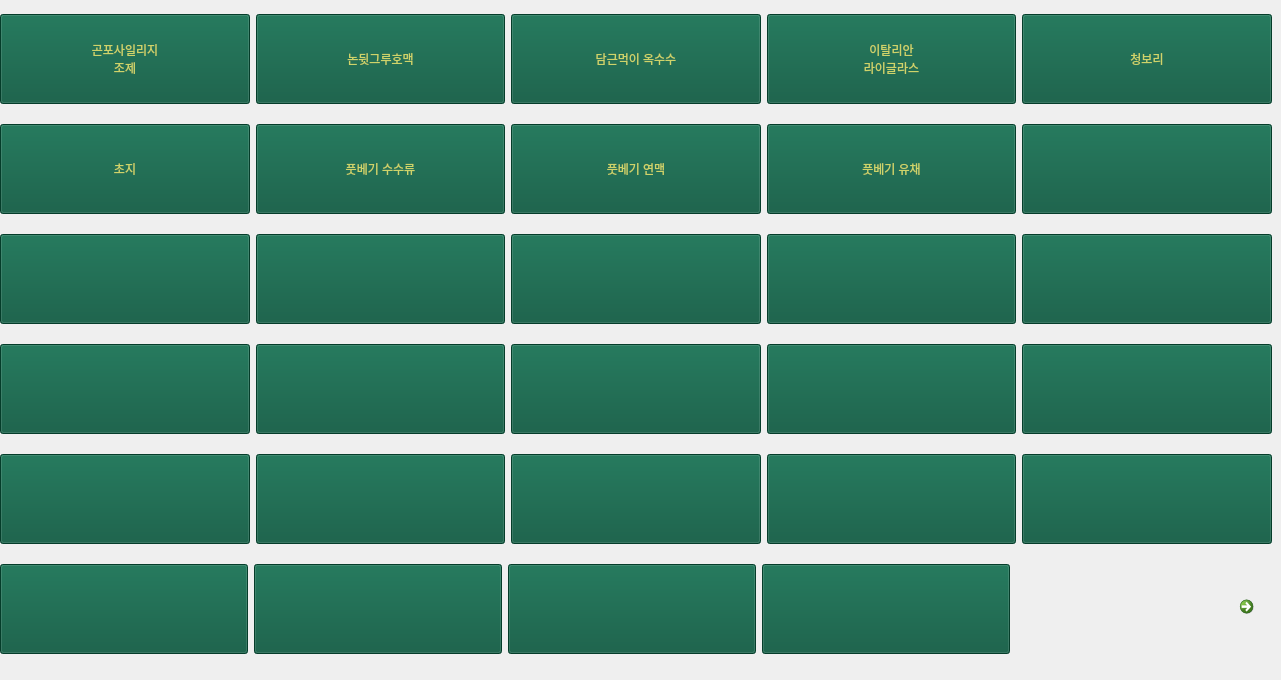
   <widget class="QWidget" name="tab11">
    <attribute name="title">
     <string>사료 작물</string>
    </attribute>
    <widget class="QWidget" name="layoutWidget_15">
     <property name="geometry">
      <rect>
       <x>0</x>
       <y>0</y>
       <width>1272</width>
       <height>671</height>
      </rect>
     </property>
     <layout class="QVBoxLayout" name="verticalLayout_16">
      <item>
       <layout class="QHBoxLayout" name="horizontalLayout_95">
        <item>
         <widget class="QPushButton" name="pushButton_368">
          <property name="minimumSize">
           <size>
            <width>0</width>
            <height>90</height>
           </size>
          </property>
          <property name="styleSheet">
           <string notr="true">background-color: rgb(7, 85, 59);
color: rgb(206, 212, 106);
font: 18pt &quot;Agency FB&quot;;</string>
          </property>
          <property name="text">
           <string>곤포사일리지 
조제</string>
          </property>
         </widget>
        </item>
        <item>
         <widget class="QPushButton" name="pushButton_369">
          <property name="minimumSize">
           <size>
            <width>0</width>
            <height>90</height>
           </size>
          </property>
          <property name="styleSheet">
           <string notr="true">background-color: rgb(7, 85, 59);
color: rgb(206, 212, 106);
font: 18pt &quot;Agency FB&quot;;</string>
          </property>
          <property name="text">
           <string>논뒷그루호맥</string>
          </property>
         </widget>
        </item>
        <item>
         <widget class="QPushButton" name="pushButton_370">
          <property name="minimumSize">
           <size>
            <width>0</width>
            <height>90</height>
           </size>
          </property>
          <property name="styleSheet">
           <string notr="true">background-color: rgb(7, 85, 59);
color: rgb(206, 212, 106);
font: 18pt &quot;Agency FB&quot;;</string>
          </property>
          <property name="text">
           <string>담근먹이 옥수수</string>
          </property>
         </widget>
        </item>
        <item>
         <widget class="QPushButton" name="pushButton_371">
          <property name="minimumSize">
           <size>
            <width>0</width>
            <height>90</height>
           </size>
          </property>
          <property name="styleSheet">
           <string notr="true">background-color: rgb(7, 85, 59);
color: rgb(206, 212, 106);
font: 18pt &quot;Agency FB&quot;;</string>
          </property>
          <property name="text">
           <string>이탈리안 
라이글라스</string>
          </property>
         </widget>
        </item>
        <item>
         <widget class="QPushButton" name="pushButton_372">
          <property name="minimumSize">
           <size>
            <width>0</width>
            <height>90</height>
           </size>
          </property>
          <property name="styleSheet">
           <string notr="true">background-color: rgb(7, 85, 59);
color: rgb(206, 212, 106);
font: 18pt &quot;Agency FB&quot;;</string>
          </property>
          <property name="text">
           <string>청보리</string>
          </property>
         </widget>
        </item>
       </layout>
      </item>
      <item>
       <layout class="QHBoxLayout" name="horizontalLayout_96">
        <item>
         <widget class="QPushButton" name="pushButton_373">
          <property name="minimumSize">
           <size>
            <width>0</width>
            <height>90</height>
           </size>
          </property>
          <property name="styleSheet">
           <string notr="true">background-color: rgb(7, 85, 59);
color: rgb(206, 212, 106);
font: 18pt &quot;Agency FB&quot;;</string>
          </property>
          <property name="text">
           <string>초지</string>
          </property>
         </widget>
        </item>
        <item>
         <widget class="QPushButton" name="pushButton_374">
          <property name="minimumSize">
           <size>
            <width>0</width>
            <height>90</height>
           </size>
          </property>
          <property name="styleSheet">
           <string notr="true">background-color: rgb(7, 85, 59);
color: rgb(206, 212, 106);
font: 18pt &quot;Agency FB&quot;;</string>
          </property>
          <property name="text">
           <string>풋베기 수수류</string>
          </property>
         </widget>
        </item>
        <item>
         <widget class="QPushButton" name="pushButton_375">
          <property name="minimumSize">
           <size>
            <width>0</width>
            <height>90</height>
           </size>
          </property>
          <property name="styleSheet">
           <string notr="true">background-color: rgb(7, 85, 59);
color: rgb(206, 212, 106);
font: 18pt &quot;Agency FB&quot;;</string>
          </property>
          <property name="text">
           <string>풋베기 연맥</string>
          </property>
         </widget>
        </item>
        <item>
         <widget class="QPushButton" name="pushButton_376">
          <property name="minimumSize">
           <size>
            <width>0</width>
            <height>90</height>
           </size>
          </property>
          <property name="styleSheet">
           <string notr="true">background-color: rgb(7, 85, 59);
color: rgb(206, 212, 106);
font: 18pt &quot;Agency FB&quot;;</string>
          </property>
          <property name="text">
           <string>풋베기 유채</string>
          </property>
         </widget>
        </item>
        <item>
         <widget class="QPushButton" name="pushButton_377">
          <property name="minimumSize">
           <size>
            <width>0</width>
            <height>90</height>
           </size>
          </property>
          <property name="styleSheet">
           <string notr="true">background-color: rgb(7, 85, 59);
color: rgb(206, 212, 106);
font: 18pt &quot;Agency FB&quot;;</string>
          </property>
          <property name="text">
           <string/>
          </property>
         </widget>
        </item>
       </layout>
      </item>
      <item>
       <layout class="QHBoxLayout" name="horizontalLayout_97">
        <item>
         <widget class="QPushButton" name="pushButton_378">
          <property name="minimumSize">
           <size>
            <width>0</width>
            <height>90</height>
           </size>
          </property>
          <property name="styleSheet">
           <string notr="true">background-color: rgb(7, 85, 59);
color: rgb(206, 212, 106);
font: 18pt &quot;Agency FB&quot;;</string>
          </property>
          <property name="text">
           <string/>
          </property>
         </widget>
        </item>
        <item>
         <widget class="QPushButton" name="pushButton_379">
          <property name="minimumSize">
           <size>
            <width>0</width>
            <height>90</height>
           </size>
          </property>
          <property name="styleSheet">
           <string notr="true">background-color: rgb(7, 85, 59);
color: rgb(206, 212, 106);
font: 18pt &quot;Agency FB&quot;;</string>
          </property>
          <property name="text">
           <string/>
          </property>
         </widget>
        </item>
        <item>
         <widget class="QPushButton" name="pushButton_380">
          <property name="minimumSize">
           <size>
            <width>0</width>
            <height>90</height>
           </size>
          </property>
          <property name="styleSheet">
           <string notr="true">background-color: rgb(7, 85, 59);
color: rgb(206, 212, 106);
font: 18pt &quot;Agency FB&quot;;</string>
          </property>
          <property name="text">
           <string/>
          </property>
         </widget>
        </item>
        <item>
         <widget class="QPushButton" name="pushButton_381">
          <property name="minimumSize">
           <size>
            <width>0</width>
            <height>90</height>
           </size>
          </property>
          <property name="styleSheet">
           <string notr="true">background-color: rgb(7, 85, 59);
color: rgb(206, 212, 106);
font: 18pt &quot;Agency FB&quot;;</string>
          </property>
          <property name="text">
           <string/>
          </property>
         </widget>
        </item>
        <item>
         <widget class="QPushButton" name="pushButton_382">
          <property name="minimumSize">
           <size>
            <width>0</width>
            <height>90</height>
           </size>
          </property>
          <property name="styleSheet">
           <string notr="true">background-color: rgb(7, 85, 59);
color: rgb(206, 212, 106);
font: 18pt &quot;Agency FB&quot;;</string>
          </property>
          <property name="text">
           <string/>
          </property>
         </widget>
        </item>
       </layout>
      </item>
      <item>
       <layout class="QHBoxLayout" name="horizontalLayout_98">
        <item>
         <widget class="QPushButton" name="pushButton_383">
          <property name="minimumSize">
           <size>
            <width>0</width>
            <height>90</height>
           </size>
          </property>
          <property name="styleSheet">
           <string notr="true">background-color: rgb(7, 85, 59);
color: rgb(206, 212, 106);
font: 18pt &quot;Agency FB&quot;;</string>
          </property>
          <property name="text">
           <string/>
          </property>
         </widget>
        </item>
        <item>
         <widget class="QPushButton" name="pushButton_384">
          <property name="minimumSize">
           <size>
            <width>0</width>
            <height>90</height>
           </size>
          </property>
          <property name="styleSheet">
           <string notr="true">background-color: rgb(7, 85, 59);
color: rgb(206, 212, 106);
font: 18pt &quot;Agency FB&quot;;</string>
          </property>
          <property name="text">
           <string/>
          </property>
         </widget>
        </item>
        <item>
         <widget class="QPushButton" name="pushButton_385">
          <property name="minimumSize">
           <size>
            <width>0</width>
            <height>90</height>
           </size>
          </property>
          <property name="styleSheet">
           <string notr="true">background-color: rgb(7, 85, 59);
color: rgb(206, 212, 106);
font: 18pt &quot;Agency FB&quot;;</string>
          </property>
          <property name="text">
           <string/>
          </property>
         </widget>
        </item>
        <item>
         <widget class="QPushButton" name="pushButton_386">
          <property name="minimumSize">
           <size>
            <width>0</width>
            <height>90</height>
           </size>
          </property>
          <property name="styleSheet">
           <string notr="true">background-color: rgb(7, 85, 59);
color: rgb(206, 212, 106);
font: 18pt &quot;Agency FB&quot;;</string>
          </property>
          <property name="text">
           <string/>
          </property>
         </widget>
        </item>
        <item>
         <widget class="QPushButton" name="pushButton_387">
          <property name="minimumSize">
           <size>
            <width>0</width>
            <height>90</height>
           </size>
          </property>
          <property name="styleSheet">
           <string notr="true">background-color: rgb(7, 85, 59);
color: rgb(206, 212, 106);
font: 18pt &quot;Agency FB&quot;;</string>
          </property>
          <property name="text">
           <string/>
          </property>
         </widget>
        </item>
       </layout>
      </item>
      <item>
       <layout class="QHBoxLayout" name="horizontalLayout_99">
        <item>
         <widget class="QPushButton" name="pushButton_388">
          <property name="minimumSize">
           <size>
            <width>0</width>
            <height>90</height>
           </size>
          </property>
          <property name="styleSheet">
           <string notr="true">background-color: rgb(7, 85, 59);
color: rgb(206, 212, 106);
font: 18pt &quot;Agency FB&quot;;</string>
          </property>
          <property name="text">
           <string/>
          </property>
         </widget>
        </item>
        <item>
         <widget class="QPushButton" name="pushButton_389">
          <property name="minimumSize">
           <size>
            <width>0</width>
            <height>90</height>
           </size>
          </property>
          <property name="styleSheet">
           <string notr="true">background-color: rgb(7, 85, 59);
color: rgb(206, 212, 106);
font: 18pt &quot;Agency FB&quot;;</string>
          </property>
          <property name="text">
           <string/>
          </property>
         </widget>
        </item>
        <item>
         <widget class="QPushButton" name="pushButton_390">
          <property name="minimumSize">
           <size>
            <width>0</width>
            <height>90</height>
           </size>
          </property>
          <property name="styleSheet">
           <string notr="true">background-color: rgb(7, 85, 59);
color: rgb(206, 212, 106);
font: 18pt &quot;Agency FB&quot;;</string>
          </property>
          <property name="text">
           <string/>
          </property>
         </widget>
        </item>
        <item>
         <widget class="QPushButton" name="pushButton_391">
          <property name="minimumSize">
           <size>
            <width>0</width>
            <height>90</height>
           </size>
          </property>
          <property name="styleSheet">
           <string notr="true">background-color: rgb(7, 85, 59);
color: rgb(206, 212, 106);
font: 18pt &quot;Agency FB&quot;;</string>
          </property>
          <property name="text">
           <string/>
          </property>
         </widget>
        </item>
        <item>
         <widget class="QPushButton" name="pushButton_392">
          <property name="minimumSize">
           <size>
            <width>0</width>
            <height>90</height>
           </size>
          </property>
          <property name="styleSheet">
           <string notr="true">background-color: rgb(7, 85, 59);
color: rgb(206, 212, 106);
font: 18pt &quot;Agency FB&quot;;</string>
          </property>
          <property name="text">
           <string/>
          </property>
         </widget>
        </item>
       </layout>
      </item>
      <item>
       <layout class="QHBoxLayout" name="horizontalLayout_100">
        <item>
         <widget class="QPushButton" name="pushButton_393">
          <property name="minimumSize">
           <size>
            <width>248</width>
            <height>90</height>
           </size>
          </property>
          <property name="styleSheet">
           <string notr="true">background-color: rgb(7, 85, 59);
color: rgb(206, 212, 106);
font: 18pt &quot;Agency FB&quot;;</string>
          </property>
          <property name="text">
           <string/>
          </property>
         </widget>
        </item>
        <item>
         <widget class="QPushButton" name="pushButton_394">
          <property name="minimumSize">
           <size>
            <width>248</width>
            <height>90</height>
           </size>
          </property>
          <property name="styleSheet">
           <string notr="true">background-color: rgb(7, 85, 59);
color: rgb(206, 212, 106);
font: 18pt &quot;Agency FB&quot;;</string>
          </property>
          <property name="text">
           <string/>
          </property>
         </widget>
        </item>
        <item>
         <widget class="QPushButton" name="pushButton_395">
          <property name="minimumSize">
           <size>
            <width>248</width>
            <height>90</height>
           </size>
          </property>
          <property name="styleSheet">
           <string notr="true">background-color: rgb(7, 85, 59);
color: rgb(206, 212, 106);
font: 18pt &quot;Agency FB&quot;;</string>
          </property>
          <property name="text">
           <string/>
          </property>
         </widget>
        </item>
        <item>
         <widget class="QPushButton" name="pushButton_396">
          <property name="minimumSize">
           <size>
            <width>248</width>
            <height>90</height>
           </size>
          </property>
          <property name="styleSheet">
           <string notr="true">background-color: rgb(7, 85, 59);
color: rgb(206, 212, 106);
font: 18pt &quot;Agency FB&quot;;</string>
          </property>
          <property name="text">
           <string/>
          </property>
         </widget>
        </item>
        <item>
         <spacer name="horizontalSpacer_16">
          <property name="orientation">
           <enum>Qt::Horizontal</enum>
          </property>
          <property name="sizeHint" stdset="0">
           <size>
            <width>40</width>
            <height>20</height>
           </size>
          </property>
         </spacer>
        </item>
        <item>
         <widget class="QCommandLinkButton" name="commandLinkButton_15">
          <property name="maximumSize">
           <size>
            <width>40</width>
            <height>40</height>
           </size>
          </property>
          <property name="styleSheet">
           <string notr="true">background-color: rgb(7, 85, 59);
color:rgb(206, 212, 106);
</string>
          </property>
          <property name="text">
           <string/>
          </property>
         </widget>
        </item>
       </layout>
      </item>
     </layout>
    </widget>
   </widget>
